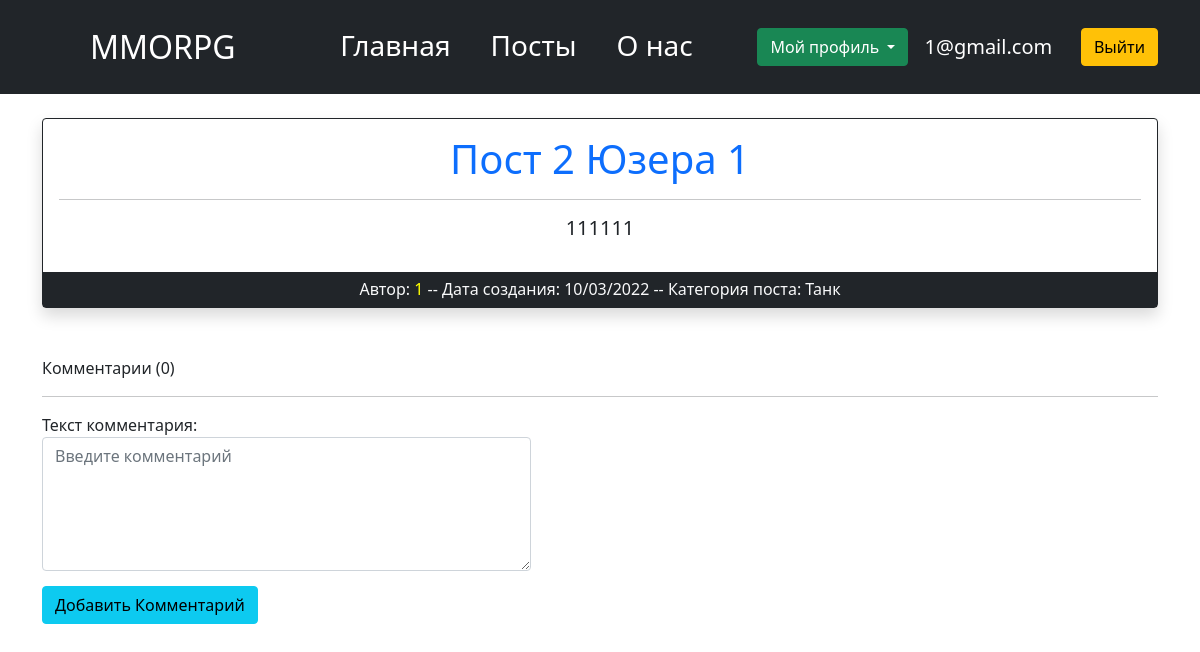
/posts/31/ (signed in), run on an earlier commit of the app's database.
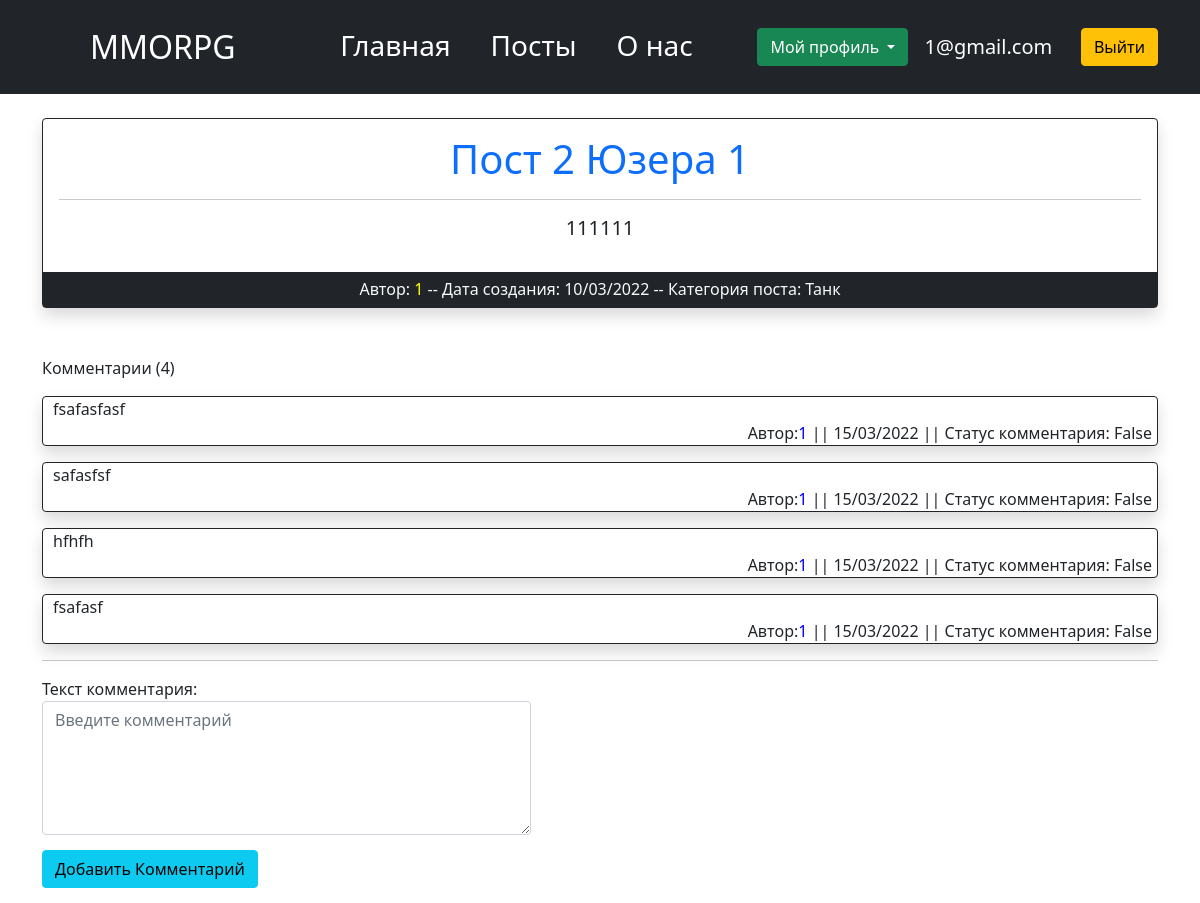
And on a later commit of the database.
### news/models.py (models this page shows, shortened)
class Post(models.Model):
    Tank = 'Танк'
    Heal = 'Хиллы'
    DD = 'ДД'
    SELLERS = 'Торговцы'
    GILDMASTERS = 'Гилдмастеры'
    KVESTGRS = 'Квестгиверы'
    BLACKSMITHS = 'Кузнецы'
    LEATHERWRKS = 'Кожевники'
    CHEMISTS = 'Зельевары'
    SPELLMASTERS = 'Мастера Заклинаний'
    CATEGORY_CHOICES = [
        (Tank, 'Танк'),
        (Heal, 'Хиллы'),
        (DD, 'ДД'),
        (SELLERS, 'Торговцы'),
        (GILDMASTERS, 'Гилдмастеры'),
        (KVESTGRS, 'Квестгиверы'),
        (BLACKSMITHS, 'Кузнецы'),
        (LEATHERWRKS, 'Кожевники'),
        (CHEMISTS, 'Зельевары'),
        (SPELLMASTERS, 'Мастера Заклинаний')
    ]
    title = models.CharField(unique=True,
                             max_length=128,
                             verbose_name='Название'
                             )
    text = models.TextField(verbose_name='131')
    date_creation = models.DateTimeField(auto_now_add=True)
    category = models.CharField(choices=CATEGORY_CHOICES,
                                default='Tank',
                                verbose_name='Категория',
                                max_length=18
                                )
    author = models.ForeignKey(User,
                               on_delete=models.CASCADE,
                               verbose_name='Автор'
                               )
    rating = models.IntegerField(default=0)
    class Meta:
        verbose_name = 'Пост'
        verbose_name_plural = 'Посты'

class Comment(models.Model):
    user_comment = models.ForeignKey(User,
                                     on_delete=models.CASCADE,
                                     verbose_name='Автор комментария')
    text_comment = models.TextField(verbose_name='Текст коммента')
    post_comment = models.ForeignKey(Post,
                                     on_delete=models.CASCADE,
                                     related_name='comments_posts',
                                     verbose_name='Комментируемый пост')
    time_comment = models.DateTimeField(auto_now_add=True,
                                        verbose_name='Дата комментария')
    status_comment = models.BooleanField(verbose_name='Статус коммента',
                                         default=False,
                                        )
    objects = StatusComments()
    class Meta:
        verbose_name = 'Комментарий'
        verbose_name_plural = 'Комментарии'

### news/views.py (the view, shortened to what this page needs)
# urls.py: path('<int:pk>/', PostDetail.as_view(), name='post_detail'),
class PostDetail(LoginRequiredMixin, SuccessMessageMixin, DetailView, FormMixin ):
    model = Post
    template_name = 'MMORPG/post_detail.html'
    context_object_name = 'post'
    form_class = CommentForm
    success_msg = 'Комментарий успешно создан, ожидайте модерации'
    def post(self, request, *args, **kwargs):
        form = self.get_form()
        if form.is_valid():
            return self.form_valid(form)
        else:
            return self.form_invalid(form)

### news/forms.py
class CommentForm(ModelForm):
    text_comment = CharField(widget=Textarea(attrs={'class': 'form-control', 'placeholder': 'Введите комментарий', 'rows': 5}),
                     label='Текст комментария'
                     )
    class Meta:
        model = Comment
        fields = ['text_comment']

### news/models.py (called while the page is built)
    def get_queryset(self):
        return super().get_queryset().filter(Q(status_comment=False, user_comment=get_current_user()) |
                                             Q(status_comment=False, post_comment__author=get_current_user()) |
                                             Q(status_comment=True)
                                             )

### templates/MMORPG/post_detail.html (shortened to what this page needs)
{% extends 'MMORPG/flatpages/default.html' %}
{% block content %}
  <div class="card border-dark mb-5 mt-4 mb-3 shadow bg-body rounded" style="max-width: 80rem;">
    <div class="card-body text-dark">
      <h5 class="card-title display-6">
        <a href="{% url 'post_detail' post.id %}" style="text-decoration: none;">
          {{post.title}}
        </a>
      </h5>
      <hr>
      <p class="card-text"><h5>{{post.text|safe}}</h5></p>
    </div>
    <div class="card-header h6 bg-dark text-center text-light " style='border-bottom: 0px;'>
      Автор: <font color="yellow">{{ post.author }} </font> --
      Дата создания: {{ post.date_creation|date:'d/m/Y' }} --
      Категория поста: {{ post.category }}
    </div>
  </div>
  <p style="text-align:left"> Комментарии ({{post.comments_posts.all.count }}) </p>
  {% for comment in post.comments_posts.all %}
    <div class="card border-dark mb-1 mt-1 mb-3 shadow rounded " style="text-align:left; padding-left: 10px;">
        {{comment.text_comment}} <br>
        <nobr style="text-align:right; padding-right:5px">
            Автор:<font color="blue">{{comment.user_comment}}</font>
            || {{comment.time_comment|date:'d/m/Y'}}
            || Статус комментария: {{comment.status_comment}}
        </nobr>
    </div>
  {% endfor %}
  <hr>
  </div>
  <div style="width: 45%">
    <form action="" method="POST">
      {{ form }}
      <input type="submit" value="Добавить Комментарий" class="btn btn-info" style="margin: 15px 0px">
    </form>
  </div>
{% endblock content %}

What changed in the data, as far as the page shows it:
computed for Post "Пост 2 Юзера 1": comments_posts.all.count "0" → "4"
added Comment: text_comment "fsafasfasf", user_comment "1", time_comment "15/03/2022", status_comment "False"
added Comment: text_comment "safasfsf", user_comment "1", time_comment "15/03/2022", status_comment "False"
added Comment: text_comment "hfhfh", user_comment "1", time_comment "15/03/2022", status_comment "False"
added Comment: text_comment "fsafasf", user_comment "1", time_comment "15/03/2022", status_comment "False"
